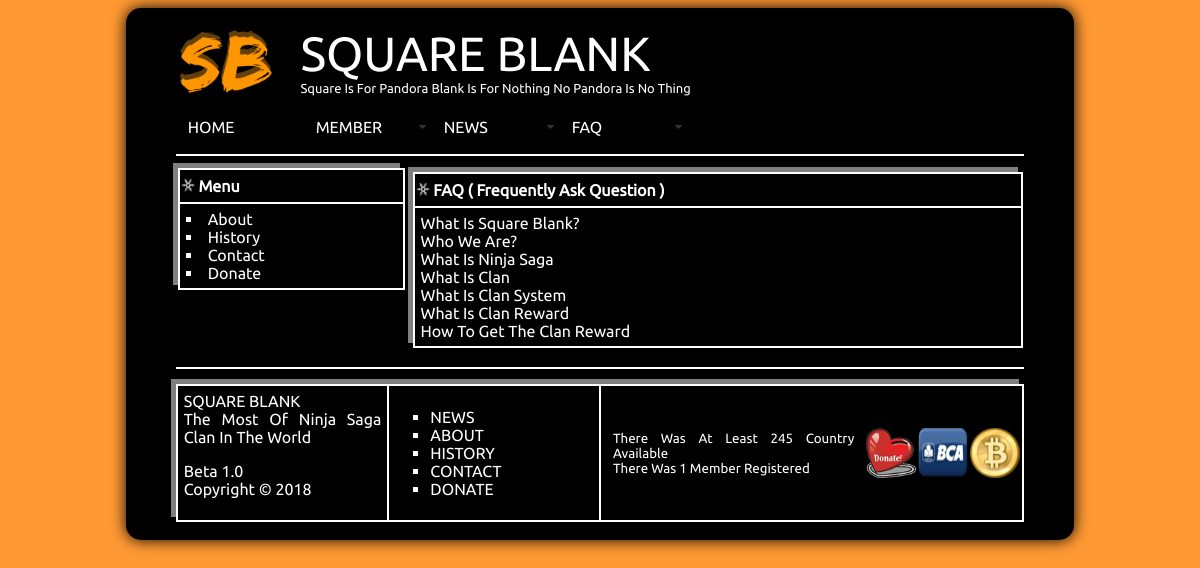
The app's page /faq.php with its own data.
### tables this page shows
CREATE TABLE IF NOT EXISTS `tb_clan_setting` (
  `name_clan_setting` varchar(250) NOT NULL,
  `description_clan_setting` text NOT NULL,
  PRIMARY KEY (`name_clan_setting`)
);

### faq.php (the view, shortened to what this page needs)
<!DOCTYPE html PUBLIC "-//W3C//DTD XHTML 1.0 Transitional//EN" "http://www.w3.org/TR/xhtml1/DTD/xhtml1-transitional.dtd">
<html xmlns="http://www.w3.org/1999/xhtml">
<head>
</head>
<body>
<center>
<table class=header width="80%" height="100%" cellpading="0" cellspacing="0" border="0" bordercolor="white">
<tr>
<td>
<center>
<table width="90%" height="100%" cellpading="0" cellspacing="0" border="0" bordercolor="white">
<tr>
<td>
<?php
require("header.php");
?>
</td>
</tr>
<tr>
<td>
<hr color="white">
</td>
</tr>
<tr>
<td>
<div class="content">
<table width="100%" height="100%" cellpading="0" cellspacing="0" border="0" bordercolor="white">
<tr>
<td>
<table width="100%" height="100%" cellpading="0" cellspacing="0" border="0" bordercolor="white">
<tr>
<td height="40%">
<table class="menu_faq" width="98%" cellpading="0" cellspacing="0" border="1" bordercolor="white">
<tr>
<td height="30px" width="15%">
<img src="media/img/small_shuriken.png" alt="x" width="14px" height="14px"></img>
<strong>Menu</strong>
</td>
</tr>
<tr>
<td width="100%" height="100%">
<div class="left_side">
<li type="square"><a href="about.php">About</a></li>
<li type="square"><a href="history.php">History</a></li>
<li type="square"><a href="contact.php">Contact</a></li>
<li type="square"><a href="donate.php">Donate</a></li>
</div>
</td>
</tr>
</table>
</td>
</tr>
<tr>
<td height="60%"></td>
</tr>
</table>
</td>
<td>
<table id="faq" class="navigation" width="100%" cellpading="0" cellspacing="0" border="1" bordercolor="white">
<tr>
<td height="30px">
<img src="media/img/small_shuriken.png" alt="x" width="14px" height="14px"></img>
<strong>FAQ ( Frequently Ask Question )</strong>
</td>
</tr>
<tr>
<td>
<div class="faq">
<?php
$sql = mysql_query("SELECT description_clan_setting FROM tb_clan_setting WHERE name_clan_setting='clan_faq'") or die (mysql_error());
$row = mysql_fetch_row($sql);
print $row[0];
?>
</div>
</td>
</tr>
</table>
</td>
</tr>
</table>
<hr color="white">
</td>
<tr>
<td>
<font color="white">
<?php
require("footer.php");
?>
</font>
</td>
</tr>
</table>
</center>
</td>
</tr>
</table>
</body>
</html>

### header.php (shortened to what this page needs)
<link href="css/settings.css" rel="stylesheet" type="text/css" />
<link href="css/SpryMenuBarHorizontal.css" rel="stylesheet" type="text/css" />
<?php
print "
<table width=600 height=100 cellpading=0 cellspacing=0 border=0 bordercolor=white>
<tr>
<td>
<img src=media/img/icon.png width=100 height=70 />
</td>
<td>
<font size=10 color=white>
";
$sql = mysql_query("SELECT description_clan_setting FROM tb_clan_setting WHERE name_clan_setting='clan_name'") or die (mysql_error());
$row = mysql_fetch_row($sql);
echo $row[0];
print "
</font>
<br>
<font color=white size=2>
";
$sql = mysql_query("SELECT description_clan_setting FROM tb_clan_setting WHERE name_clan_setting='clan_description'") or die (mysql_error());
$row = mysql_fetch_row($sql);
echo $row[0];
print "
</font>
</td>
</tr>
</table>
<ul id=MenuBarUtama class=MenuBarHorizontal>
<li><a href=index>HOME</a></li>
<li><a class=MenuBarItemSubmenu href=#>MEMBER</a>
<ul>
<li><a href=join>JOIN</a></li>
<li><a href=village>LOGIN</a></li>
</ul>
</li>
<li><a class=MenuBarItemSubmenu href=news>NEWS</a>
<ul>
<li><a href=news#board>BOARD</a></li>
<li><a href=news#recent>RECENT</a>
<ul>
";
print "
</ul>
</li>
</ul>
</li>
<li><a class=MenuBarItemSubmenu href=faq>FAQ</a>
<ul>
<li><a href=about>ABOUT</a>
<ul>
<li><a href=about#clan>CLAN</a></li>
<li><a href=about#web>WEB</a></li>
</ul>
</li>
<li><a href=history>HISTORY</a>
<ul>
<li><a href=history#rewards>REWARDS</a></li>
<li><a href=history#clan>CLAN</a></li>
</ul>
</li>
<li><a href=contact>CONTACT</a></li>
<li><a href=donate>DONATE</a></li>
</ul>
</li>
</ul>
";
?>

### footer.php (shortened to what this page needs)
<table class="navigation" width="100%" height="100" border="1" bordercolor="white" cellpading="0" cellspacing="0">
<tr>
<td width="25%">
<div class="portofolio">
<?php
$sql = mysql_query("SELECT description_clan_setting FROM tb_clan_setting WHERE name_clan_setting='clan_name'") or die (mysql_error());
$row = mysql_fetch_row($sql);
print $row[0];
print "<br>";
$sql = mysql_query("SELECT description_clan_setting FROM tb_clan_setting WHERE name_clan_setting='clan_about'") or die (mysql_error());
$row = mysql_fetch_row($sql);
print $row[0];
print "<p>";
$sql = mysql_query("SELECT description_clan_setting FROM tb_clan_setting WHERE name_clan_setting='clan_engine'") or die (mysql_error());
$row = mysql_fetch_row($sql);
print $row[0];
print "<br>";
print "Copyright &#169; " . date("Y") . "";
?>
</div>
</td>
<td width="25%">
<ul>
<li type="square"><a href="news.php" class="linknavigasibawah">NEWS</a></li>
<li type="square"><a href="about.php" class="linknavigasibawah">ABOUT</a></li>
<li type="square"><a href="history.php" class="linknavigasibawah">HISTORY</a></li>
<li type="square"><a href="contact.php" class="linknavigasibawah">CONTACT</a></li>
<li type="square"><a href="donate.php" class="linknavigasibawah">DONATE</a></li>
</ul>
</td>
<td width="50%">
<table width="100%" height="100%" cellpading="0" cellspacing="0" border="0" bordercolor="white">
<tr>
<td>
<div class="font_navigation">
<?php
echo "<small>";
$sql = mysql_query("SELECT COUNT(country_code) AS country_count FROM tb_clan_country") or die(mysql_error());
$row = mysql_fetch_row($sql);
if ($row[0] > 0) {
echo "There Was At Least $row[0] Country Available";
}
else {
echo "There Was Not Available Any Country At This Time";
}
echo "<br>";
$sql = mysql_query("SELECT COUNT(username_clan_member) AS username_count FROM tb_clan_member_head") or die(mysql_error());
$row = mysql_fetch_row($sql);
if ($row[0] > 0) {
echo "There Was $row[0] Member Registered";
}
else {
echo "There Was Not Available Any Member Yet";
}
echo "<br>";
?>
</div>
</td>
<td>
<a href="donate.php"><center><img class="footer" src="media/img/btn_heart_donate.png" alt="Donate" width="150" height="100"></center></a>
</td>
<td>
<a href="donate.php#bca"><center><img class="footer" src="media/img/btn_bca_donate.png" alt="Donate" width="150" height="100"></center></a>
</td>
<td>
<a href="donate.php#bitcoin"><center><img class="footer" src="media/img/btn_bitcoin_donate.png" alt="Donate" width="150" height="100"></center></a>
</td>
</tr>
</table>
</td>
</tr>
</table>

### css/settings.css (style rules this page uses)
body { background-color: #ff9933; font-family: "ubuntu_r"; }
a { color: white; text-decoration: none; }
.linknavigasibawah { font-size: 16px; font-style: bold }
.navigation { -moz-box-shadow: -5px -5px #FFF; -webkit-box-shadow: -5px -5px #FFF; box-shadow: -5px -5px gray; margin:5px 0px 10px 0px; }
div.content { font-family: "ubuntu_r"; color:white; text-align:justify; }
div.font_navigation { font-family: "ubuntu_r"; color:white; text-align:justify; padding:10px; }
div.portofolio { font-family: "ubuntu_r"; color:white; text-align:justify; padding:5px; }
div.faq { font-family: "ubuntu_r"; color:white; text-align:justify; padding:5px; }
div.left_side { font-family: "ubuntu_r"; color:white; text-align:justify; padding:5px; }
table.menu_faq { -moz-box-shadow: -5px -5px #FFF; -webkit-box-shadow: -5px -5px #FFF; box-shadow: -5px -5px gray; }
table.header { background-color:black; -moz-box-shadow: -0px -0px 15px #999; -webkit-box-shadow: -0px -0px 15px #999; -o-box-shadow: 0 0 15px #999; box-shadow: -0px -0px 15px; -moz-border-radius: 15px; -webkit-border-radius: 15px; -o-border-radius: 15px; border-radius: 15px; }
img.footer { width: 50px; height: 50px; -webkit-transition: width 2s, height 2s, -webkit-transform 2s; transition: width 2s, height 2s, transform 2s; }

### css/SpryMenuBarHorizontal.css (style rules this page uses)
ul.MenuBarHorizontal { margin: 0; padding: 0; list-style-type: none; font-size: 100%; cursor: default; width: auto; }
ul.MenuBarHorizontal li { margin: 0; padding: 0; list-style-type: none; font-size: 100%; position: relative; text-align: left; cursor: pointer; width: 8em; float: left; }
ul.MenuBarHorizontal a { display: block; cursor: pointer; background-color: #000; padding: 0.5em 0.75em; color: #FFF; text-decoration: none; }
ul.MenuBarHorizontal a.MenuBarItemSubmenu { background-image: url(SpryMenuBarDown.gif); background-repeat: no-repeat; background-position: 95% 50%; }

### records on screen
tb_clan_setting: description_clan_setting "SQUARE BLANK"
tb_clan_setting: description_clan_setting "Square Is For Pandora Blank Is For Nothing No Pandora Is No Thing"
tb_clan_setting: description_clan_setting "What Is Square Blank? Who We Are? What Is Ninja Saga What Is Clan What Is Clan System What Is Clan Reward How To Get The Clan Reward"
tb_clan_setting: description_clan_setting "The Most Of Ninja Saga Clan In The World"
tb_clan_setting: description_clan_setting "Beta 1.0"

### other values on screen
$row[0] "245"
$row[0] "1"
